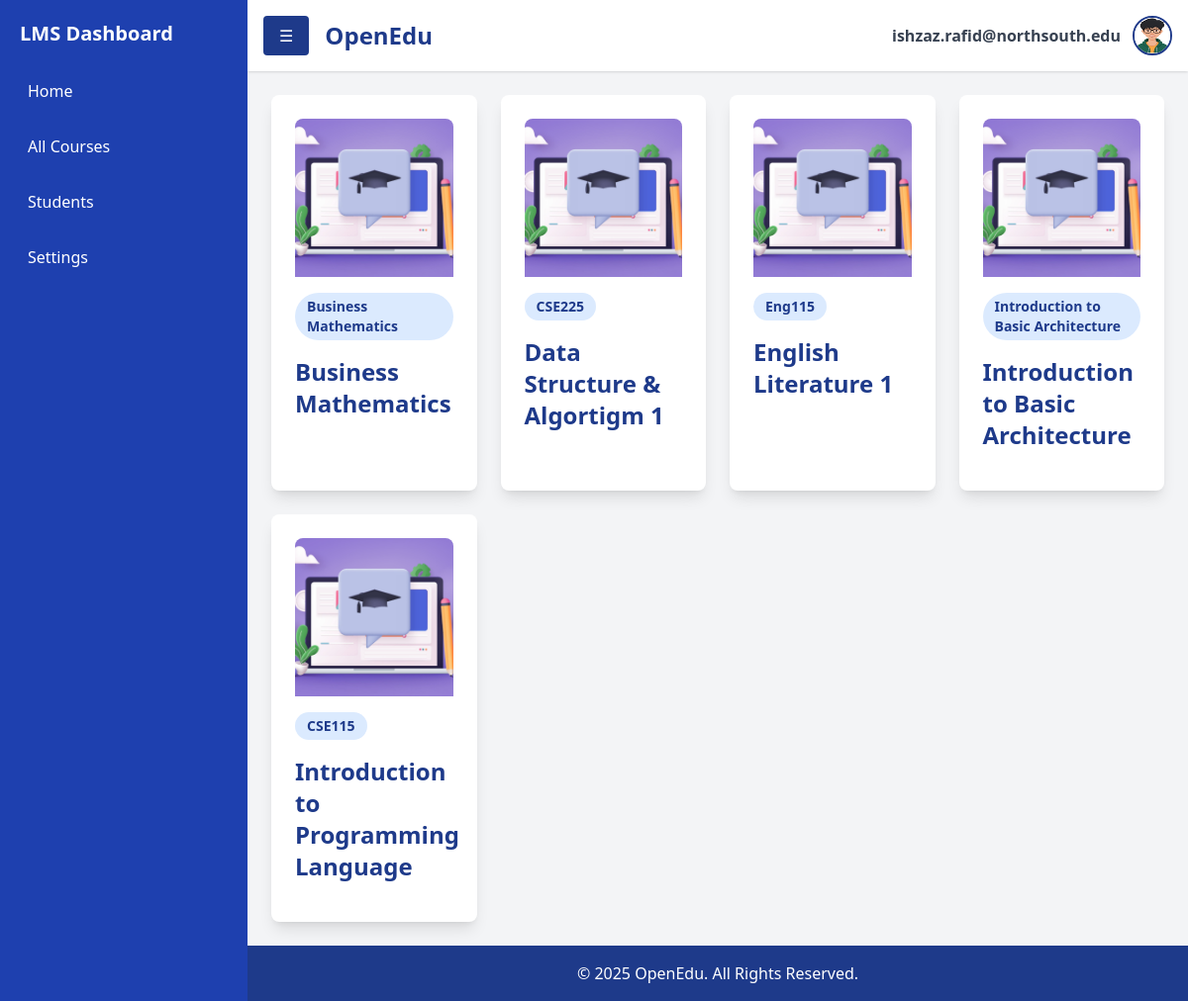
The page /courses (signed in) on the database its author committed.
### accounts/models.py (models this page shows, shortened)
class User(AbstractUser):
    contact = models.CharField(max_length=15, blank=True, null=True)
    profilepicture = models.ImageField(upload_to='images/profilepictures', blank=True, null=True,default='images/profilepictures/rafid1.jpg')
    role=models.TextField(default='user')
    course=models.IntegerField(default=-1)
    department=models.IntegerField(default=-1)
    groups = models.ManyToManyField(
        'auth.Group',
        related_name='custom_user_set',
        blank=True
    )
    user_permissions = models.ManyToManyField(
        'auth.Permission',
        related_name='custom_user_permissions_set',
        blank=True
    )

### lms/models.py (models this page shows, shortened)
class Course(models.Model):
    id = models.AutoField(primary_key=True)  # Automatically generates a primary key
    course_code = models.CharField(max_length=6, unique=True)  # Unique course code
    course_name = models.CharField(max_length=50)  # Course name
    course_description = models.TextField(
        default="This course provides a comprehensive overview of essential topics, methodologies, and concepts. Further details will be provided."
    )  # Description of the course
    department = models.ForeignKey('Department', related_name='courses', on_delete=models.CASCADE)  # Foreign key to Department
    image = models.ImageField(upload_to='images/course/', null=True, default='images/course/default.jpg')  # Course image

### home/views.py (the view)
# urls.py: path('courses', courses, name='courses'),
@login_required
def courses(request):
    courses = Course.objects.all().order_by('course_name')
    context={'name':request.user.username,'courses':courses}
    return render(request,"courses.html",context)

### home/templates/courses.html (shortened to what this page needs)
{% extends 'dashboard.html' %} {%block content %}
<div class="p-6 flex-grow">
  <div
    class="grid grid-cols-1 sm:grid-cols-2 md:grid-cols-3 lg:grid-cols-4 gap-6"
  >
    {% for course in courses %}
    <a
      href="{% url 'course_facs' dept_id=course.department.id course_id=course.id %}"
      class="card bg-white p-6 rounded-lg shadow-lg cursor-pointer hover:shadow-xl transition duration-300 transform hover:scale-105"
    >
      <img
        src="{{course.image.url}}"
        alt="Course Image"
        class="w-full h-40 object-cover rounded-t-lg mb-4"
      />
      <div class="flex items-center mb-4">
        <span
          class="text-sm font-semibold text-blue-900 bg-blue-100 px-3 py-1 rounded-full"
          >{{course.course_code}}</span
        >
      </div>
      <h3 class="text-2xl font-semibold text-blue-900 mb-2">
        {{course.course_name}}
      </h3>
    </a>
    {% endfor %}
  </div>
</div>
{%endblock%}

### home/templates/inc/header.html (shortened to what this page needs)
<header class="bg-white shadow p-4 flex justify-between items-center relative">
  <div class="flex items-center space-x-4">
    <button
      onclick="toggleSidebar()"
      class="bg-blue-900 text-white px-4 py-2 rounded"
    >
      ☰
    </button>
    <h1 class="text-2xl font-bold text-blue-900">OpenEdu</h1>
  </div>
  <div class="flex items-center space-x-3 relative">
    <span class="text-gray-700 font-semibold">
      {{ request.user.username }}
    </span>
    <a
      href="javascript:void(0);"
      onclick="toggleDropdownProfile()"
      class="w-10 h-10"
    >
      <img
        src="{{ request.user.profilepicture.url }}"
        alt="Profile"
        class="w-10 h-10 rounded-full border-2 border-blue-900"
      />
    </a>
  </div>
</header>

### home/static/css/dashboard.css (style rules this page uses)
.card { transition: transform 0.3s ease-in-out; }

### rows shown on the page
User: user.username "ishzaz.rafid@northsouth.edu", user.profilepicture (picture)
Course: image (placeholder picture), course_code "Business Mathematics", course_name "Business Mathematics"
Course: image (placeholder picture), course_code "CSE225", course_name "Data Structure & Algortigm 1"
Course: image (placeholder picture), course_code "Eng115", course_name "English Literature 1"
Course: image (placeholder picture), course_code "Introduction to Basic Architecture", course_name "Introduction to Basic Architecture"
Course: image (placeholder picture), course_code "CSE115", course_name "Introduction to Programming Language"
